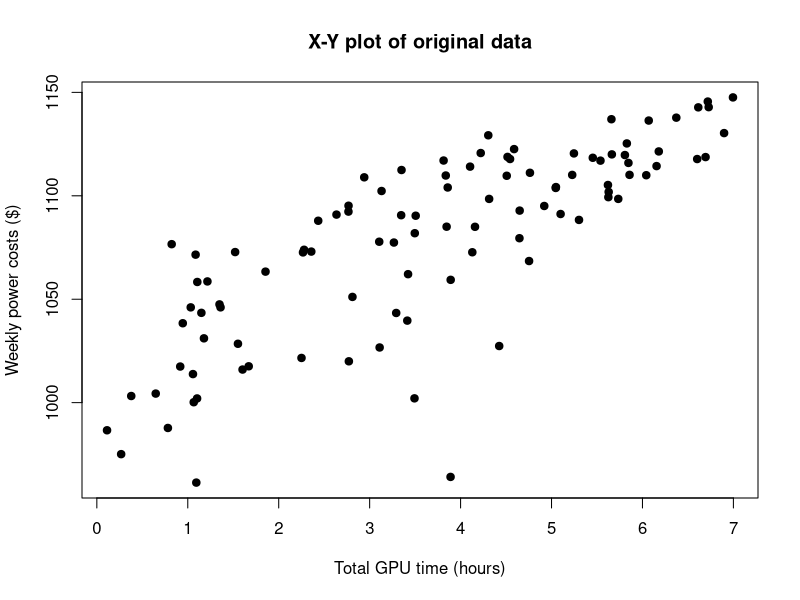
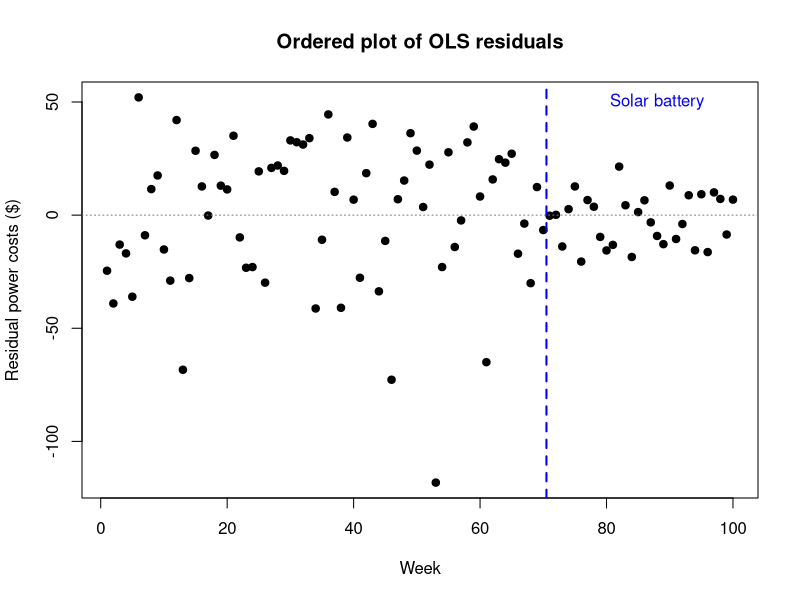
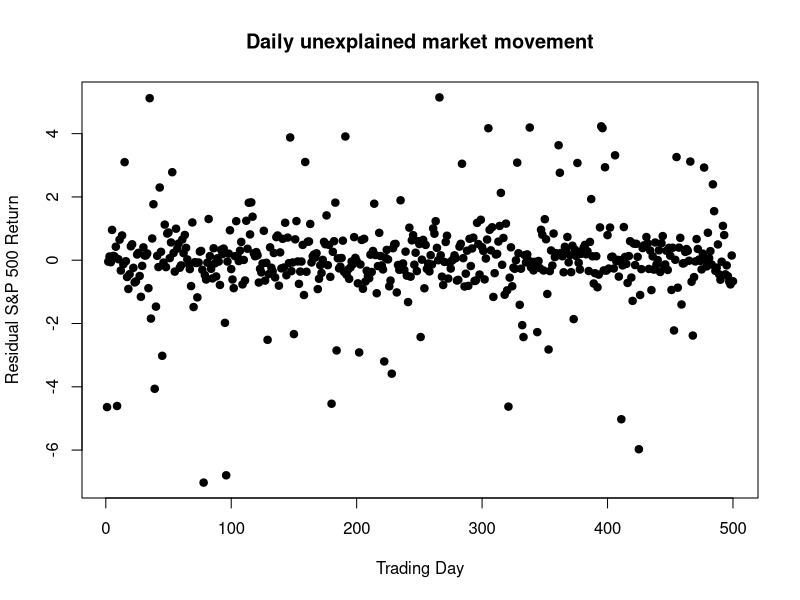
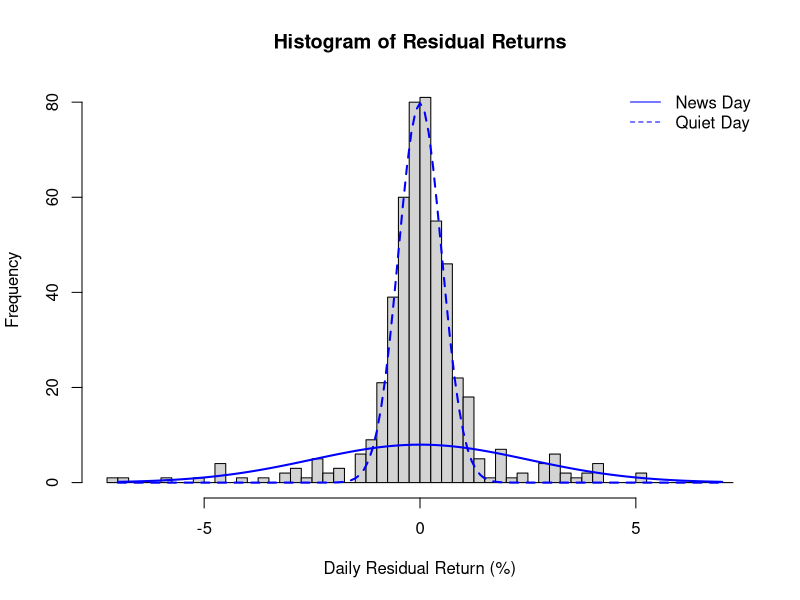
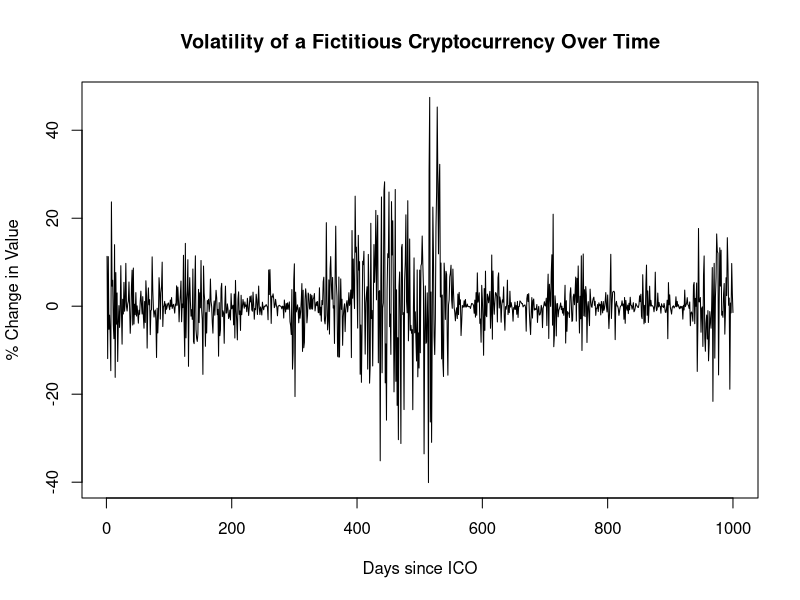
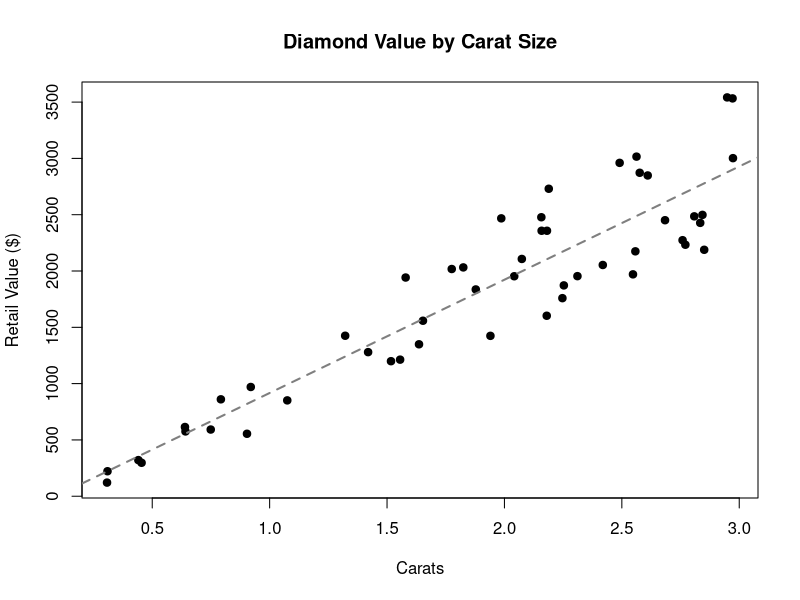
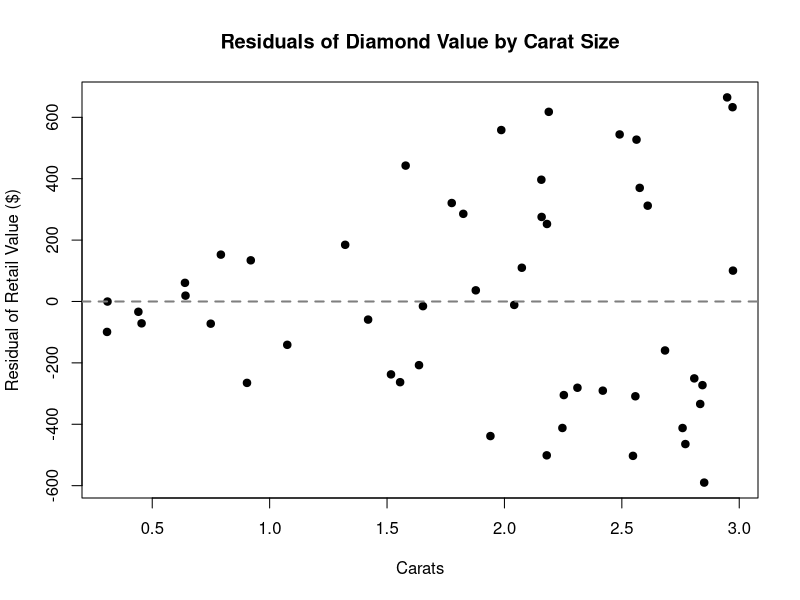

These figures' R source, in order:
## ---- chunk 1
#| code-fold: true
#| fig-cap: "Heteroskedasticity from a mixed distribution"
set.seed(1789)
hetX <- sort(runif(100,0,7))
hetE <- rnorm(100)
hetY <- 1000 + 20*hetX + hetE*rep(c(30,10),times=c(70,30))
plot(hetX,hetY,main='X-Y plot of original data',xlab='Total GPU time (hours)',
     ylab='Weekly power costs ($)',pch=19)
plot(lm(hetY~hetX)$residuals,main='Ordered plot of OLS residuals',
     xlab='Week',ylab='Residual power costs ($)',pch=19,)
abline(h=0,col='grey50',lty=3)
abline(v=70.5,lwd=2,lty=2,col='#0000ff')
text(88,50,labels='Solar battery',col='#0000ff')
## ---- chunk 2

set.seed(1776)
hetE <- sample(c(1,1,1,1,5),500,TRUE)*rnorm(500,0,0.5)
plot(hetE,main='Daily unexplained market movement',xlab='Trading Day',
     ylab='Residual S&P 500 Return',pch=19)
hist(hetE,breaks=seq(-7.25,7.25,0.25),main='Histogram of Residual Returns',
     xlab='Daily Residual Return (%)')
lines(seq(-7,7,0.1),dnorm(seq(-7,7,0.1),0,2.5)*0.1*500,lwd=2,col='#0000ff')
lines(seq(-7,7,0.1),dnorm(seq(-7,7,0.1),0,0.5)*0.2*500,lwd=2,col='#0000ff',lty=2)
legend(x='topright',col='#0000ff',lty=c(1,2),legend=c('News Day','Quiet Day'),bty='n')
## ---- chunk 3
#| code-fold: true
#| fig-cap: "Heteroskedasticity not associated with the predictors"
set.seed(1814)
hetE <- rnorm(1000)*arima.sim(list(ar=0.993),n=1000)
plot(hetE,main='Volatility of a Fictitious Cryptocurrency Over Time',
     xlab='Days since ICO',ylab='% Change in Value')
## ---- chunk 4
#| code-fold: true
#| fig-cap: "Heteroskedasticity associated with the predictors"
set.seed(1803)
hetX <- runif(50,0.3,3)
hetE <- runif(50,0.75,1.25)
hetY <- -200+1100*hetX*hetE
plot(hetX,hetY,main='Diamond Value by Carat Size',
     xlab='Carats',ylab='Retail Value ($)',pch=19)
abline(reg=lm(hetY~hetX),lty=2,lwd=2,col='grey50')
plot(hetX,lm(hetY~hetX)$residuals,main='Residuals of Diamond Value by Carat Size',
     xlab='Carats',ylab='Residual of Retail Value ($)',pch=19)
abline(h=0,lty=2,lwd=2,col='grey50')
